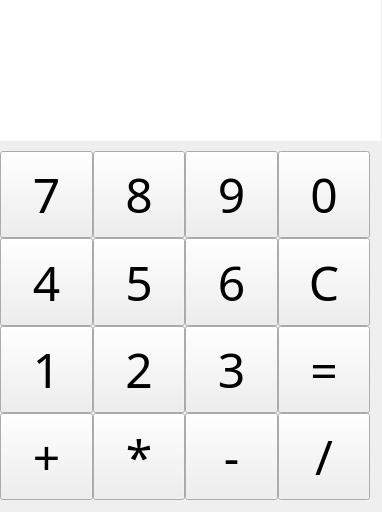
<?xml version="1.0" encoding="UTF-8"?>
<ui version="4.0">
 <class>MainWindow</class>
 <widget class="QMainWindow" name="MainWindow">
  <property name="geometry">
   <rect>
    <x>0</x>
    <y>0</y>
    <width>382</width>
    <height>512</height>
   </rect>
  </property>
  <property name="windowTitle">
   <string>MainWindow</string>
  </property>
  <widget class="QWidget" name="centralWidget">
   <widget class="QLabel" name="display">
    <property name="geometry">
     <rect>
      <x>0</x>
      <y>0</y>
      <width>381</width>
      <height>141</height>
     </rect>
    </property>
    <property name="sizePolicy">
     <sizepolicy hsizetype="Preferred" vsizetype="Ignored">
      <horstretch>0</horstretch>
      <verstretch>0</verstretch>
     </sizepolicy>
    </property>
    <property name="font">
     <font>
      <pointsize>31</pointsize>
     </font>
    </property>
    <property name="layoutDirection">
     <enum>Qt::RightToLeft</enum>
    </property>
    <property name="autoFillBackground">
     <bool>false</bool>
    </property>
    <property name="styleSheet">
     <string notr="true">background-color: rgb(255, 255, 255);</string>
    </property>
    <property name="text">
     <string/>
    </property>
    <property name="alignment">
     <set>Qt::AlignRight|Qt::AlignTrailing|Qt::AlignVCenter</set>
    </property>
   </widget>
   <widget class="QWidget" name="">
    <property name="geometry">
     <rect>
      <x>0</x>
      <y>140</y>
      <width>381</width>
      <height>371</height>
     </rect>
    </property>
    <layout class="QVBoxLayout" name="verticalLayout">
     <property name="spacing">
      <number>0</number>
     </property>
     <property name="leftMargin">
      <number>0</number>
     </property>
     <item>
      <layout class="QHBoxLayout" name="horizontalLayout">
       <property name="spacing">
        <number>0</number>
       </property>
       <item>
        <widget class="QPushButton" name="button_7">
         <property name="sizePolicy">
          <sizepolicy hsizetype="Minimum" vsizetype="Minimum">
           <horstretch>0</horstretch>
           <verstretch>0</verstretch>
          </sizepolicy>
         </property>
         <property name="font">
          <font>
           <family>GOST type B</family>
           <pointsize>36</pointsize>
          </font>
         </property>
         <property name="text">
          <string>7</string>
         </property>
         <property name="checkable">
          <bool>false</bool>
         </property>
        </widget>
       </item>
       <item>
        <widget class="QPushButton" name="button_8">
         <property name="sizePolicy">
          <sizepolicy hsizetype="Minimum" vsizetype="Minimum">
           <horstretch>0</horstretch>
           <verstretch>0</verstretch>
          </sizepolicy>
         </property>
         <property name="font">
          <font>
           <family>GOST type B</family>
           <pointsize>36</pointsize>
          </font>
         </property>
         <property name="text">
          <string>8</string>
         </property>
         <property name="checkable">
          <bool>false</bool>
         </property>
        </widget>
       </item>
       <item>
        <widget class="QPushButton" name="button_9">
         <property name="sizePolicy">
          <sizepolicy hsizetype="Minimum" vsizetype="Minimum">
           <horstretch>0</horstretch>
           <verstretch>0</verstretch>
          </sizepolicy>
         </property>
         <property name="font">
          <font>
           <family>GOST type B</family>
           <pointsize>36</pointsize>
          </font>
         </property>
         <property name="text">
          <string>9</string>
         </property>
         <property name="checkable">
          <bool>false</bool>
         </property>
        </widget>
       </item>
       <item>
        <widget class="QPushButton" name="button_null">
         <property name="sizePolicy">
          <sizepolicy hsizetype="Minimum" vsizetype="Minimum">
           <horstretch>0</horstretch>
           <verstretch>0</verstretch>
          </sizepolicy>
         </property>
         <property name="font">
          <font>
           <family>GOST type B</family>
           <pointsize>36</pointsize>
          </font>
         </property>
         <property name="text">
          <string>0</string>
         </property>
         <property name="checkable">
          <bool>false</bool>
         </property>
        </widget>
       </item>
      </layout>
     </item>
     <item>
      <layout class="QHBoxLayout" name="horizontalLayout_2">
       <property name="spacing">
        <number>0</number>
       </property>
       <item>
        <widget class="QPushButton" name="button_4">
         <property name="sizePolicy">
          <sizepolicy hsizetype="Minimum" vsizetype="Minimum">
           <horstretch>0</horstretch>
           <verstretch>0</verstretch>
          </sizepolicy>
         </property>
         <property name="font">
          <font>
           <family>GOST type B</family>
           <pointsize>36</pointsize>
          </font>
         </property>
         <property name="text">
          <string>4</string>
         </property>
         <property name="checkable">
          <bool>false</bool>
         </property>
        </widget>
       </item>
       <item>
        <widget class="QPushButton" name="button_5">
         <property name="sizePolicy">
          <sizepolicy hsizetype="Minimum" vsizetype="Minimum">
           <horstretch>0</horstretch>
           <verstretch>0</verstretch>
          </sizepolicy>
         </property>
         <property name="font">
          <font>
           <family>GOST type B</family>
           <pointsize>36</pointsize>
          </font>
         </property>
         <property name="text">
          <string>5</string>
         </property>
         <property name="checkable">
          <bool>false</bool>
         </property>
        </widget>
       </item>
       <item>
        <widget class="QPushButton" name="button_6">
         <property name="sizePolicy">
          <sizepolicy hsizetype="Minimum" vsizetype="Minimum">
           <horstretch>0</horstretch>
           <verstretch>0</verstretch>
          </sizepolicy>
         </property>
         <property name="font">
          <font>
           <family>GOST type B</family>
           <pointsize>36</pointsize>
          </font>
         </property>
         <property name="text">
          <string>6</string>
         </property>
         <property name="checkable">
          <bool>false</bool>
         </property>
        </widget>
       </item>
       <item>
        <widget class="QPushButton" name="button_C">
         <property name="sizePolicy">
          <sizepolicy hsizetype="Minimum" vsizetype="Minimum">
           <horstretch>0</horstretch>
           <verstretch>0</verstretch>
          </sizepolicy>
         </property>
         <property name="font">
          <font>
           <family>GOST type B</family>
           <pointsize>36</pointsize>
          </font>
         </property>
         <property name="text">
          <string>C</string>
         </property>
         <property name="checkable">
          <bool>false</bool>
         </property>
        </widget>
       </item>
      </layout>
     </item>
     <item>
      <layout class="QHBoxLayout" name="horizontalLayout_3">
       <property name="spacing">
        <number>0</number>
       </property>
       <item>
        <widget class="QPushButton" name="button_1">
         <property name="enabled">
          <bool>true</bool>
         </property>
         <property name="sizePolicy">
          <sizepolicy hsizetype="Minimum" vsizetype="Minimum">
           <horstretch>0</horstretch>
           <verstretch>0</verstretch>
          </sizepolicy>
         </property>
         <property name="font">
          <font>
           <family>GOST type B</family>
           <pointsize>36</pointsize>
          </font>
         </property>
         <property name="autoFillBackground">
          <bool>false</bool>
         </property>
         <property name="text">
          <string>1</string>
         </property>
         <property name="checkable">
          <bool>false</bool>
         </property>
        </widget>
       </item>
       <item>
        <widget class="QPushButton" name="button_2">
         <property name="sizePolicy">
          <sizepolicy hsizetype="Minimum" vsizetype="Minimum">
           <horstretch>0</horstretch>
           <verstretch>0</verstretch>
          </sizepolicy>
         </property>
         <property name="font">
          <font>
           <family>GOST type B</family>
           <pointsize>36</pointsize>
          </font>
         </property>
         <property name="text">
          <string>2</string>
         </property>
         <property name="checkable">
          <bool>false</bool>
         </property>
        </widget>
       </item>
       <item>
        <widget class="QPushButton" name="button_3">
         <property name="sizePolicy">
          <sizepolicy hsizetype="Minimum" vsizetype="Minimum">
           <horstretch>0</horstretch>
           <verstretch>0</verstretch>
          </sizepolicy>
         </property>
         <property name="font">
          <font>
           <family>GOST type B</family>
           <pointsize>36</pointsize>
          </font>
         </property>
         <property name="text">
          <string>3</string>
         </property>
         <property name="checkable">
          <bool>false</bool>
         </property>
        </widget>
       </item>
       <item>
        <widget class="QPushButton" name="button_res">
         <property name="sizePolicy">
          <sizepolicy hsizetype="Minimum" vsizetype="Minimum">
           <horstretch>0</horstretch>
           <verstretch>0</verstretch>
          </sizepolicy>
         </property>
         <property name="font">
          <font>
           <family>GOST type B</family>
           <pointsize>36</pointsize>
          </font>
         </property>
         <property name="text">
          <string>=</string>
         </property>
         <property name="checkable">
          <bool>false</bool>
         </property>
        </widget>
       </item>
      </layout>
     </item>
     <item>
      <layout class="QHBoxLayout" name="horizontalLayout_4">
       <property name="spacing">
        <number>0</number>
       </property>
       <item>
        <widget class="QPushButton" name="button_plus">
         <property name="sizePolicy">
          <sizepolicy hsizetype="Minimum" vsizetype="Minimum">
           <horstretch>0</horstretch>
           <verstretch>0</verstretch>
          </sizepolicy>
         </property>
         <property name="font">
          <font>
           <family>GOST type B</family>
           <pointsize>36</pointsize>
          </font>
         </property>
         <property name="text">
          <string>+</string>
         </property>
         <property name="checkable">
          <bool>true</bool>
         </property>
         <attribute name="buttonGroup">
          <string notr="true">buttonGroup</string>
         </attribute>
        </widget>
       </item>
       <item>
        <widget class="QPushButton" name="button_mult">
         <property name="sizePolicy">
          <sizepolicy hsizetype="Minimum" vsizetype="Minimum">
           <horstretch>0</horstretch>
           <verstretch>0</verstretch>
          </sizepolicy>
         </property>
         <property name="font">
          <font>
           <family>GOST type B</family>
           <pointsize>36</pointsize>
          </font>
         </property>
         <property name="text">
          <string>*</string>
         </property>
         <property name="checkable">
          <bool>true</bool>
         </property>
         <attribute name="buttonGroup">
          <string notr="true">buttonGroup</string>
         </attribute>
        </widget>
       </item>
       <item>
        <widget class="QPushButton" name="button_minus">
         <property name="sizePolicy">
          <sizepolicy hsizetype="Minimum" vsizetype="Minimum">
           <horstretch>0</horstretch>
           <verstretch>0</verstretch>
          </sizepolicy>
         </property>
         <property name="font">
          <font>
           <family>GOST type B</family>
           <pointsize>36</pointsize>
          </font>
         </property>
         <property name="text">
          <string>-</string>
         </property>
         <property name="checkable">
          <bool>true</bool>
         </property>
         <attribute name="buttonGroup">
          <string notr="true">buttonGroup</string>
         </attribute>
        </widget>
       </item>
       <item>
        <widget class="QPushButton" name="button_divis">
         <property name="sizePolicy">
          <sizepolicy hsizetype="Minimum" vsizetype="Minimum">
           <horstretch>0</horstretch>
           <verstretch>0</verstretch>
          </sizepolicy>
         </property>
         <property name="font">
          <font>
           <family>GOST type B</family>
           <pointsize>36</pointsize>
          </font>
         </property>
         <property name="text">
          <string>/</string>
         </property>
         <property name="checkable">
          <bool>true</bool>
         </property>
         <attribute name="buttonGroup">
          <string notr="true">buttonGroup</string>
         </attribute>
        </widget>
       </item>
      </layout>
     </item>
    </layout>
   </widget>
  </widget>
 </widget>
 <layoutdefault spacing="6" margin="11"/>
 <resources/>
 <connections/>
 <buttongroups>
  <buttongroup name="buttonGroup"/>
 </buttongroups>
</ui>
